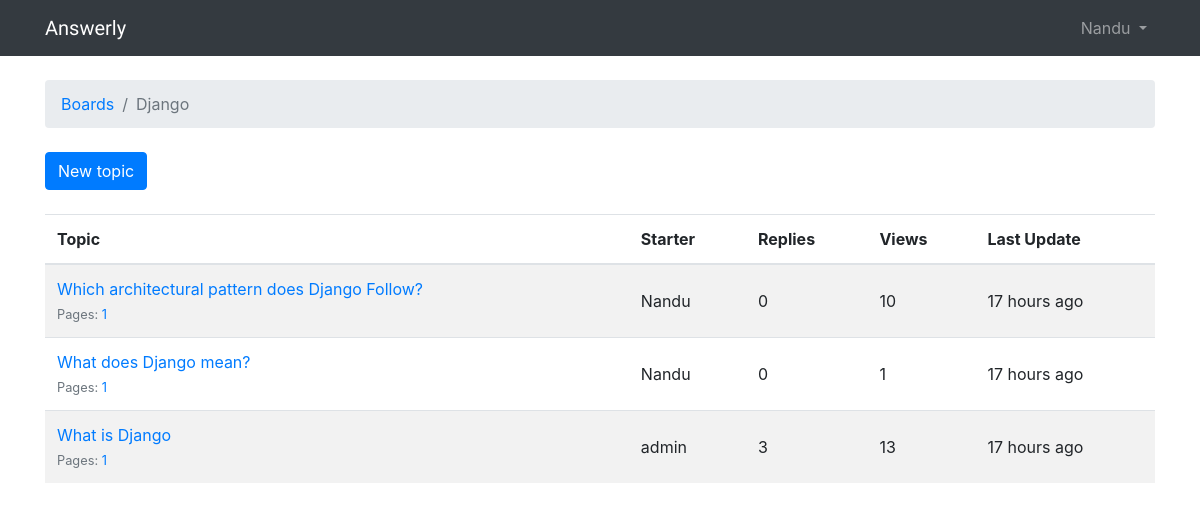
/boards/1/ (signed in), run on the app's committed database.
### boards/models.py (models this page shows, shortened)
class Board(models.Model):
    name = models.CharField(max_length=30, unique=True)
    description = models.CharField(max_length=100)

class Topic(models.Model):
    subject = models.CharField(max_length=255)
    last_updated = models.DateTimeField(auto_now_add=True)
    board = models.ForeignKey(Board,on_delete=models.CASCADE, related_name='topics')
    starter = models.ForeignKey(User, related_name='topics',on_delete=models.CASCADE)
    views = models.PositiveIntegerField(default=0)
    def get_page_count(self):
        count = self.posts.count()
        pages = count / 20
        return math.ceil(pages)
    def has_many_pages(self, count=None):
        if count is None:
            count = self.get_page_count()
        return count > 6
    def get_page_range(self):
        count = self.get_page_count()
        if self.has_many_pages(count):
            return range(1, 5)
        return range(1, count + 1)

### boards/views.py (the view)
# urls.py: path('boards/<pk>/', views.TopicListView.as_view(), name='board_topics'),
class TopicListView(ListView):
    model = Topic
    context_object_name = 'topics'
    template_name = 'topics.html'
    paginate_by = 5
    def get_context_data(self, **kwargs):
        kwargs['board'] = self.board
        return super().get_context_data(**kwargs)
    def get_queryset(self):
        self.board = get_object_or_404(Board, pk=self.kwargs.get('pk'))
        queryset = self.board.topics.order_by('-last_updated').annotate(replies=Count('posts') - 1)
        return queryset

### templates/topics.html (shortened to what this page needs)
{% extends 'base.html' %}
{% load humanize %}
{% block breadcrumb %}
  <li class="breadcrumb-item"><a href="{% url 'home' %}">Boards</a></li>
  <li class="breadcrumb-item active">{{ board.name }}</li>
{% endblock %}
{% block content %}
  <div class="mb-4">
    <a href="{% url 'new_topic' board.pk %}" class="btn btn-primary">New topic</a>
  </div>
  <table class="table table-striped mb-4">
    <thead class="thead-inverse">
      <tr>
        <th>Topic</th>
        <th>Starter</th>
        <th>Replies</th>
        <th>Views</th>
        <th>Last Update</th>
      </tr>
    </thead>
    <tbody>
      {% for topic in topics %}
        {% url 'topic_posts' board.pk topic.pk as topic_url %}
        <tr>
          <td>
            <p class="mb-0">
              <a href="{{ topic_url }}">{{ topic.subject }}</a>
            </p>
            <small class="text-muted">
              Pages:
              {% for i in topic.get_page_range %}
                <a href="{{ topic_url }}?page={{ i }}">{{ i }}</a>
              {% endfor %}
            </small>
          </td>
          <td class="align-middle">{{ topic.starter.username }}</td>
          <td class="align-middle">{{ topic.replies }}</td>
          <td class="align-middle">{{ topic.views }}</td>
          <td class="align-middle">{{ topic.last_updated|naturaltime }}</td>
        </tr>
      {% endfor %}
    </tbody>
  </table>
{% endblock %}

### templates/base.html (shortened to what this page needs)
{% load static %}<!DOCTYPE html>
<html>
  <head>
    <link rel="stylesheet" href="https://maxcdn.bootstrapcdn.com/bootstrap/4.0.0/css/bootstrap.min.css">
    <link rel="stylesheet" href="{% static 'css/app.css' %}">
  </head>
  <body>
  {% block body %}
    <nav class="navbar navbar-expand-lg navbar-dark bg-dark">
      <div class="container">
        <a class="navbar-brand" href="{% url 'home' %}">Answerly</a>
        <div class="collapse navbar-collapse" id="navbarSupportedContent">
          {% if user.is_authenticated %}
          <ul class="navbar-nav ml-auto">
            <li class="nav-item dropdown">
              <a class="nav-link dropdown-toggle" href="#" id="navbarDropdown" role="button" data-toggle="dropdown" aria-haspopup="true" aria-expanded="false">
                {{ user.username }}
              </a>
            </li>
          </ul>
        {% else %}
          <form class="form-inline ml-auto">
            <a href="{% url 'login' %}" class="btn btn-outline-secondary">Log in</a>
            <a href="{% url 'signup' %}" class="btn btn-primary ml-2">Sign up</a>
          </form>
        {% endif %}
        </div>
      </div>
    </nav>
    <div class="container">
      <ol class="breadcrumb my-4">
        {% block breadcrumb %}
        {% endblock %}
      </ol>
      {% block content %}
      {% endblock %}
    </div>
  {% endblock body %}
  </body>
</html>

### static/css/app.css (style rules this page uses)
.navbar-brand { font-family: 'Peralta', cursive; }

### data on the page
Board: name "Django"
Topic: subject "Which architectural pattern does Django Follow?", get_page_range "1", starter.username "Nandu", replies "0", views "10", last_updated "17 hours ago"
Topic: subject "What does Django mean?", get_page_range "1", starter.username "Nandu", replies "0", views "1", last_updated "17 hours ago"
Topic: subject "What is Django", get_page_range "1", starter.username "admin", replies "3", views "13", last_updated "17 hours ago"

### other printed values
{{ user.username }} "Nandu"
